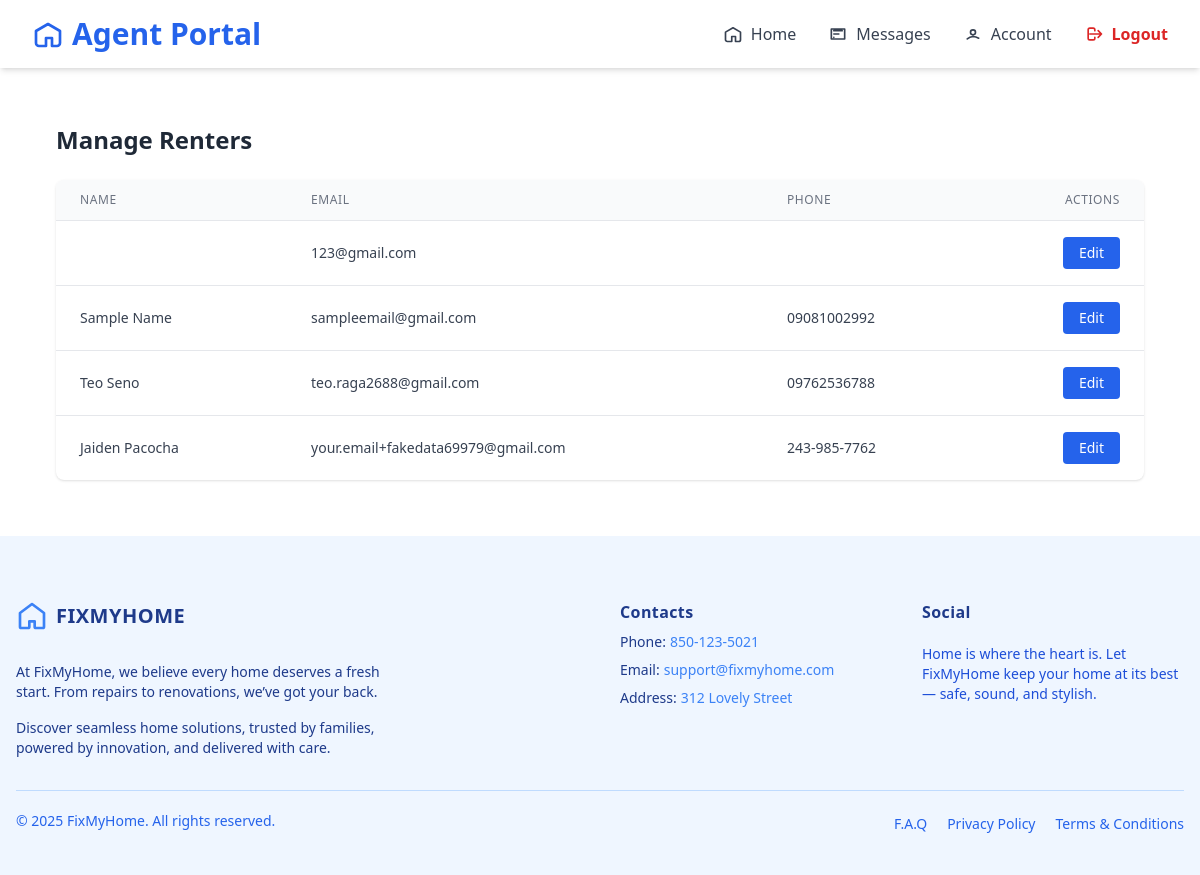
Before: /agent/renters/ (signed in) with the older database file.
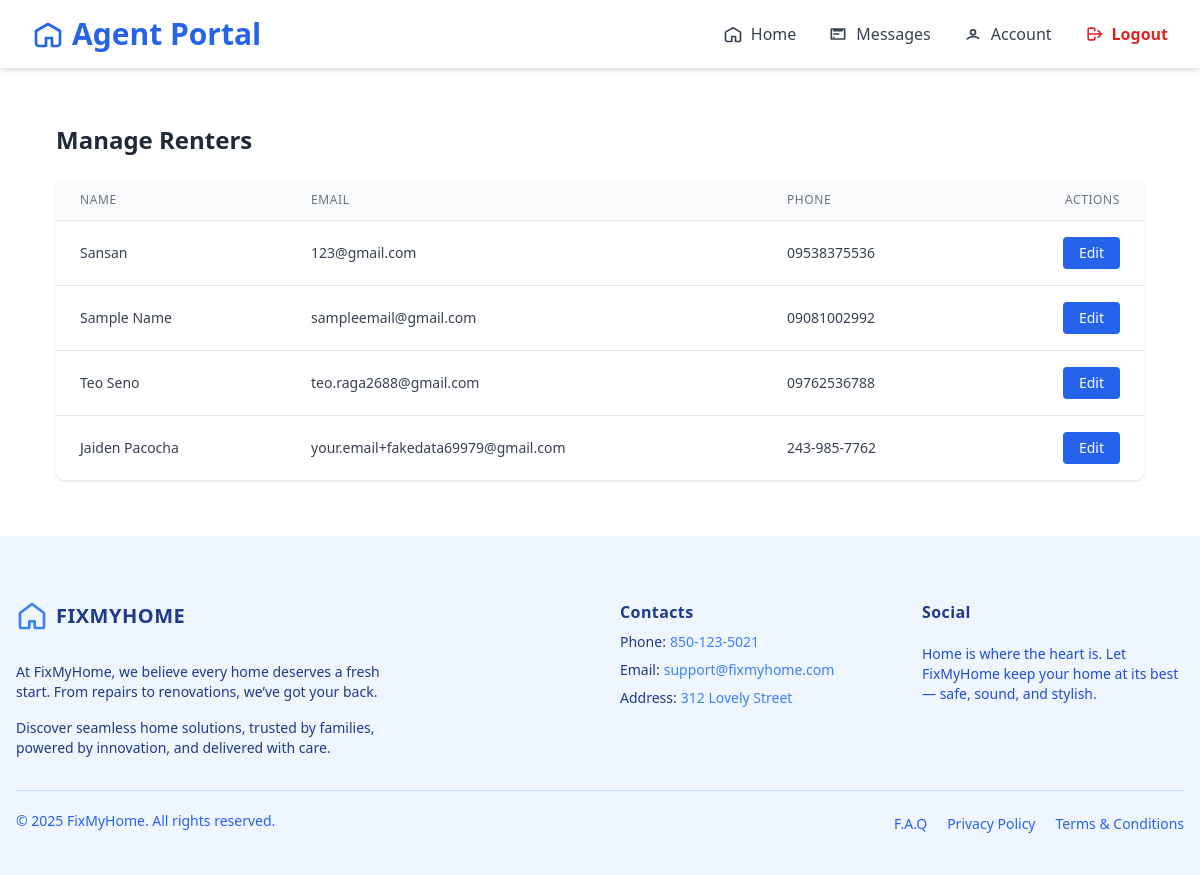
After: the same page with the newer database file.
### renter/models.py (models this page shows, shortened)
class Renter(models.Model):
    user = models.OneToOneField(User, on_delete=models.CASCADE,null=True)
    name = models.CharField(max_length=255)
    email = models.EmailField(unique=True)
    phone = models.CharField(max_length=20)
    password = models.CharField(max_length=128)  # store hashed password (later)
    company_name = models.CharField(max_length=255, blank=True, null=True)
    contact_person = models.CharField(max_length=255, blank=True, null=True)
    contact_person_email = models.EmailField(blank=True, null=True)
    contact_phone = models.CharField(max_length=20, blank=True, null=True)
    state = models.CharField(max_length=100, blank=True, null=True)
    city = models.CharField(max_length=100, blank=True, null=True)
    zip_code = models.CharField(max_length=20, blank=True, null=True)
    company_address_line1 = models.CharField(max_length=255, blank=True, null=True)
    company_address_line2 = models.CharField(max_length=255, blank=True, null=True)
    company_postal_code = models.CharField(max_length=20, blank=True, null=True)
    upload_option = models.CharField(max_length=50, blank=True, null=True)  # 'manual' or 'report'
    property_image = models.ImageField(upload_to='property_images/', blank=True, null=True)
    floor_count = models.PositiveIntegerField(blank=True, null=True)
    room_count = models.PositiveIntegerField(blank=True, null=True)
    rooms = models.JSONField(blank=True, null=True)  # example: [{"type": "Bedroom"}, {"type": "Kitchen"}]
    address_line1 = models.CharField(max_length=255, blank=True, null=True)
    address_line2 = models.CharField(max_length=255, blank=True, null=True)
    house_state = models.CharField(max_length=100, blank=True, null=True)
    house_city = models.CharField(max_length=100, blank=True, null=True)
    house_zip = models.CharField(max_length=20, blank=True, null=True)

### agent/views.py (the view)
# urls.py: path('renters/', views.RenterListView.as_view(), name='manage_renters'),
@method_decorator(login_required, name='dispatch')
class RenterListView(ListView):
    model = Renter
    template_name = 'components/home/manageRenters.html'  # you’ll create this
    context_object_name = 'renters'

### agent/templates/components/home/manageRenters.html (shortened to what this page needs)
{% extends "baseAgent.html" %}
{% load widget_tweaks %}
{% block content %}
{% include 'components/home/navigatorBaseAgent.html' %}
<div class="max-w-7xl px-4 sm:px-6 lg:px-8 py-8 m-6">
    <h2 class="text-2xl font-bold text-gray-800 mb-6">Manage Renters</h2>
    <div class="overflow-x-auto bg-white shadow rounded-lg">
        <table class="min-w-full divide-y divide-gray-200">
            <thead class="bg-gray-50">
                <tr>
                    <th scope="col" class="px-6 py-3 text-left text-xs font-medium text-gray-500 uppercase tracking-wider">Name</th>
                    <th scope="col" class="px-6 py-3 text-left text-xs font-medium text-gray-500 uppercase tracking-wider">Email</th>
                    <th scope="col" class="px-6 py-3 text-left text-xs font-medium text-gray-500 uppercase tracking-wider">Phone</th>
                    <th scope="col" class="px-6 py-3 text-right text-xs font-medium text-gray-500 uppercase tracking-wider">Actions</th>
                </tr>
            </thead>
            <tbody class="divide-y divide-gray-200 text-sm text-gray-700">
                {% for renter in renters %}
                <tr class="hover:bg-gray-50 transition duration-150">
                    <td class="px-6 py-4 whitespace-nowrap">{{ renter.name }}</td>
                    <td class="px-6 py-4 whitespace-nowrap">{{ renter.email }}</td>
                    <td class="px-6 py-4 whitespace-nowrap">{{ renter.phone }}</td>
                    <td class="px-6 py-4 whitespace-nowrap text-right">
                        <a href="{% url 'edit_renter' renter.id %}"
                            class="inline-flex items-center px-4 py-1.5 text-sm font-medium text-white bg-blue-600 rounded hover:bg-blue-700 focus:outline-none">
                            Edit
                        </a>
                    </td>
                </tr>
                {% empty %}
                <tr>
                    <td colspan="4" class="px-6 py-4 text-center text-gray-500">No renters found.</td>
                </tr>
                {% endfor %}
            </tbody>
        </table>
    </div>
</div>
{% include 'components/footerAgent.html' %}
{% endblock %}

Changed rows visible on the page:
changed Renter "123@gmail.com": name (not shown) → "Sansan"; phone (not shown) → "09538375536"
